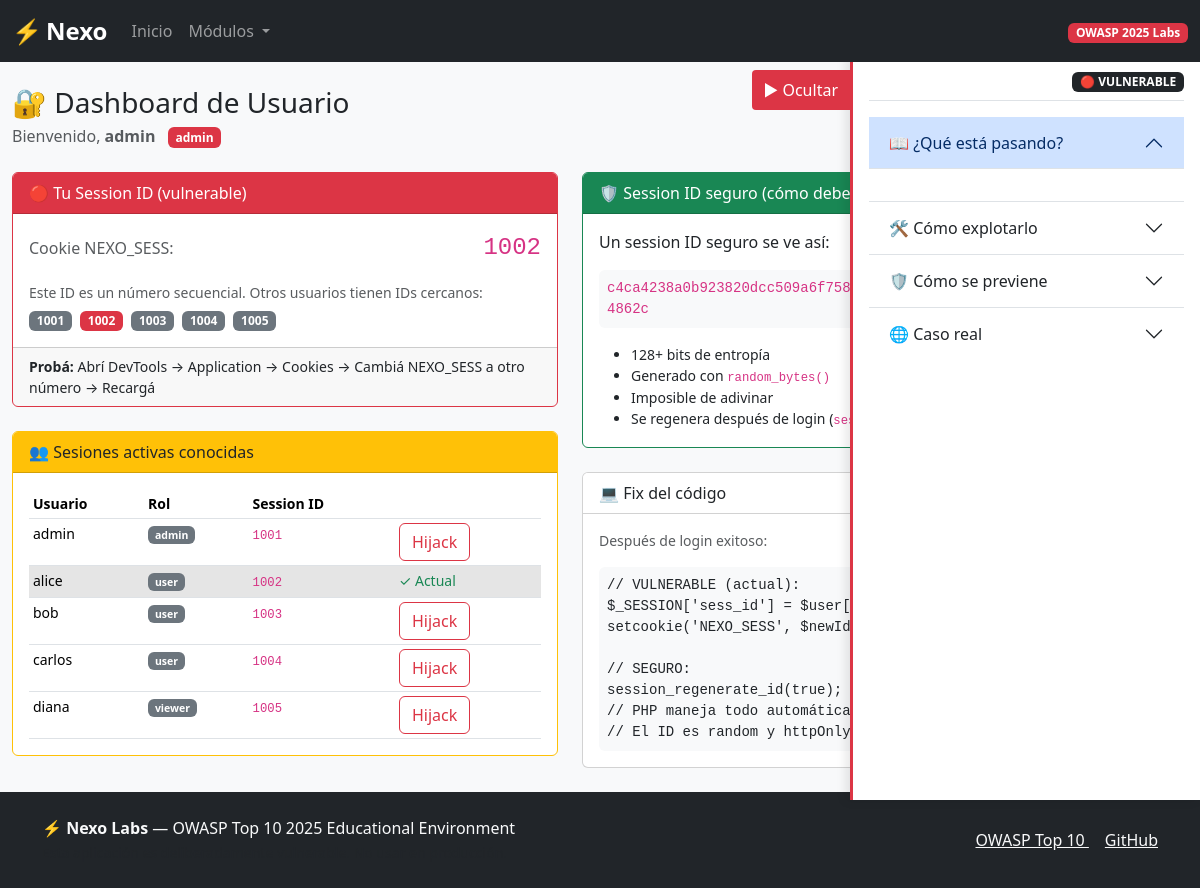
The page /a07_login/dashboard.php (signed in) on the database its author committed.
### tables this page shows
CREATE TABLE `users` (
  `id` int(11) NOT NULL AUTO_INCREMENT,
  `username` varchar(50) NOT NULL,
  `email` varchar(100) NOT NULL,
  `password_md5` varchar(32) NOT NULL COMMENT 'MD5 sin salt - VULNERABLE',
  `role` enum('admin','user','viewer') DEFAULT 'user',
  `session_id` int(11) DEFAULT NULL,
  `created_at` timestamp NOT NULL DEFAULT current_timestamp(),
  PRIMARY KEY (`id`),
  UNIQUE KEY `username` (`username`)
);

### a07_login/dashboard.php (the view, shortened to what this page needs)
<?php
$labInfo = [
    'id' => 'A07:2025',
    'name' => 'Authentication Failures',
    'difficulty' => 'Intermedia',
    'description' => '
        <p>Estás logueado. Mirá tu <strong>Session ID</strong> en la cookie <code>NEXO_SESS</code>.</p>
        <p>Es un número secuencial. Probá cambiar la cookie a otros números para hijackear otras sesiones.</p>
    ',
    'exploit' => '# Tu session ID actual: ' . ($_SESSION['vulnerable_session_id'] ?? '?') . '
# Probá estos en las DevTools:
document.cookie = "NEXO_SESS=1001"
document.cookie = "NEXO_SESS=1002"
document.cookie = "NEXO_SESS=1003"
# Recargá la página después de cada cambio',
    'prevention' => '// Después de login exitoso:
session_regenerate_id(true);
// PHP genera un ID como:
// "a7b3c2d1e4f5..."  (128+ bits random)
// No: "1001", "1002", "1003"...',
    'caseStudy' => [
        'title' => 'Rockstar Games (2022)',
        'description' => 'Credential stuffing + session hijacking permitieron acceso masivo a cuentas.'
    ],
    'cwes' => ['CWE-307', 'CWE-384'],
    'tools' => ['DevTools', 'curl'],
];
include __DIR__ . '/../shared/header.php';
?>
<main class="container py-4">
    <div class="d-flex justify-content-between align-items-center mb-4">
        <div>
            <h1 class="h3 mb-1">🔐 Dashboard de Usuario</h1>
            <p class="text-muted mb-0">
                Bienvenido, <strong><?= htmlspecialchars($_SESSION['username']) ?></strong>
                <span class="badge bg-<?= $_SESSION['role'] === 'admin' ? 'danger' : 'secondary' ?> ms-2">
                    <?= $_SESSION['role'] ?>
                </span>
            </p>
        </div>
        <a href="logout.php" class="btn btn-outline-danger btn-sm">Cerrar sesión</a>
    </div>
    <div class="row">
        <div class="col-lg-6">
            <div class="card border-danger mb-4">
                <div class="card-header bg-danger text-white">
                    🔴 Tu Session ID (vulnerable)
                </div>
                <div class="card-body">
                    <div class="d-flex align-items-center justify-content-between mb-3">
                        <span class="text-muted">Cookie NEXO_SESS:</span>
                        <code class="fs-4"><?= $_SESSION['vulnerable_session_id'] ?? $_COOKIE['NEXO_SESS'] ?? 'N/A' ?></code>
                    </div>
                    <p class="small text-muted mb-2">
                        Este ID es un número secuencial. Otros usuarios tienen IDs cercanos:
                    </p>
                    <div class="d-flex gap-2 flex-wrap">
                        <?php
                        $currentId = $_SESSION['vulnerable_session_id'] ?? 1000;
                        for ($i = $currentId - 3; $i <= $currentId + 3; $i++):
                            if ($i < 1001) continue;
                        ?>
                        <span class="badge <?= $i == $currentId ? 'bg-danger' : 'bg-secondary' ?>">
                            <?= $i ?>
                        </span>
                        <?php endfor; ?>
                    </div>
                </div>
                <div class="card-footer small">
                    <strong>Probá:</strong> Abrí DevTools → Application → Cookies →
                    Cambiá NEXO_SESS a otro número → Recargá
                </div>
            </div>
            <div class="card border-warning">
                <div class="card-header bg-warning">
                    👥 Sesiones activas conocidas
                </div>
                <div class="card-body">
                    <?php
                    try {
                        $pdo = getDbConnection();
                        $stmt = $pdo->query("SELECT username, role, session_id FROM users WHERE session_id IS NOT NULL ORDER BY session_id");
                        $sessions = $stmt->fetchAll();
                    } catch (Exception $e) {
                        $sessions = [];
                    }
                    ?>
                    <table class="table table-sm small mb-0">
                        <thead>
                            <tr>
                                <th>Usuario</th>
                                <th>Rol</th>
                                <th>Session ID</th>
                                <th></th>
                            </tr>
                        </thead>
                        <tbody>
                            <?php foreach ($sessions as $sess): ?>
                            <tr class="<?= $sess['session_id'] == ($_SESSION['vulnerable_session_id'] ?? 0) ? 'table-active' : '' ?>">
                                <td><?= htmlspecialchars($sess['username']) ?></td>
                                <td><span class="badge bg-secondary"><?= $sess['role'] ?></span></td>
                                <td><code><?= $sess['session_id'] ?></code></td>
                                <td>
                                    <?php if ($sess['session_id'] != ($_SESSION['vulnerable_session_id'] ?? 0)): ?>
                                    <button class="btn btn-xs btn-outline-danger hijack-btn"
                                            data-sessid="<?= $sess['session_id'] ?>">
                                        Hijack
                                    </button>
                                    <?php else: ?>
                                    <span class="text-success">✓ Actual</span>
                                    <?php endif; ?>
                                </td>
                            </tr>
                            <?php endforeach; ?>
                        </tbody>
                    </table>
                </div>
            </div>
        </div>
        <div class="col-lg-6">
            <div class="card border-success mb-4">
                <div class="card-header bg-success text-white">
                    🛡️ Session ID seguro (cómo debería ser)
                </div>
                <div class="card-body">
                    <p>Un session ID seguro se ve así:</p>
                    <code class="d-block bg-light p-2 rounded mb-3" style="word-break: break-all;">
                        <?= bin2hex(random_bytes(32)) ?>
                    </code>
                    <ul class="small mb-0">
                        <li>128+ bits de entropía</li>
                        <li>Generado con <code>random_bytes()</code></li>
                        <li>Imposible de adivinar</li>
                        <li>Se regenera después de login (<code>session_regenerate_id(true)</code>)</li>
                    </ul>
                </div>
            </div>
            <div class="card">
                <div class="card-header bg-white">
                    💻 Fix del código
                </div>
                <div class="card-body">
                    <p class="small text-muted">Después de login exitoso:</p>
                    <pre class="bg-light p-2 rounded small mb-0"><code>// VULNERABLE (actual):
$_SESSION['sess_id'] = $user['session_id'] + 1;
setcookie('NEXO_SESS', $newId, ...);
// SEGURO:
session_regenerate_id(true);
// PHP maneja todo automáticamente
// El ID es random y httpOnly</code></pre>
                </div>
            </div>
        </div>
    </div>
</main>
<?php
include __DIR__ . '/../shared/lab_panel.php';
include __DIR__ . '/../shared/footer.php';
?>

### shared/header.php (shortened to what this page needs)
<!DOCTYPE html>
<html lang="es">
<head>
    <link href="https://cdn.jsdelivr.net/npm/bootstrap@5.3.3/dist/css/bootstrap.min.css" rel="stylesheet">
</head>
<body<?= isset($labInfo) ? ' class="has-lab-panel"' : '' ?>>
    <nav class="navbar navbar-expand-lg navbar-dark bg-dark sticky-top">
        <div class="container-fluid">
            <a class="navbar-brand" href="/">
                <span class="me-1">⚡</span>Nexo
            </a>
            <div class="collapse navbar-collapse" id="navbarNav">
                <ul class="navbar-nav me-auto">
                    <li class="nav-item">
                        <a class="nav-link" href="/">Inicio</a>
                    </li>
                    <li class="nav-item dropdown">
                        <a class="nav-link dropdown-toggle" href="#" role="button" data-bs-toggle="dropdown">
                            Módulos
                        </a>
                    </li>
                </ul>
                <div class="navbar-text">
                    <span class="badge bg-danger">OWASP 2025 Labs</span>
                </div>
            </div>
        </div>
    </nav>

### shared/lab_panel.php (shortened to what this page needs)
<aside class="lab-panel" id="labPanel">
    <div class="p-3">
        <div class="d-flex align-items-center justify-content-between mb-3 pb-2 border-bottom">
            <span class="badge bg-dark">🔴 VULNERABLE</span>
        </div>
        <div class="accordion accordion-flush" id="labAccordion">
            <div class="accordion-item">
                <h2 class="accordion-header">
                    <button class="accordion-button" type="button" data-bs-toggle="collapse" data-bs-target="#collapseWhat">
                        📖 ¿Qué está pasando?
                    </button>
                </h2>
                <div id="collapseWhat" class="accordion-collapse collapse show" data-bs-parent="#labAccordion">
                    <div class="accordion-body small">
                    </div>
                </div>
            </div>
            <div class="accordion-item">
                <h2 class="accordion-header">
                    <button class="accordion-button collapsed" type="button" data-bs-toggle="collapse" data-bs-target="#collapseExploit">
                        🛠 Cómo explotarlo
                    </button>
                </h2>
            </div>
            <div class="accordion-item">
                <h2 class="accordion-header">
                    <button class="accordion-button collapsed" type="button" data-bs-toggle="collapse" data-bs-target="#collapsePrevention">
                        🛡 Cómo se previene
                    </button>
                </h2>
            </div>
            <div class="accordion-item">
                <h2 class="accordion-header">
                    <button class="accordion-button collapsed" type="button" data-bs-toggle="collapse" data-bs-target="#collapseCase">
                        🌐 Caso real
                    </button>
                </h2>
            </div>
        </div>
    </div>
</aside>
<button class="lab-panel-toggle" type="button">
    ▶ Ocultar
</button>

### shared/footer.php (shortened to what this page needs)
    <footer class="bg-dark text-light py-4 mt-auto">
        <div class="container">
            <div class="row align-items-center">
                <div class="col-md-6">
                    <p class="mb-0">
                        <strong>⚡ Nexo Labs</strong> — OWASP Top 10 2025 Educational Environment
                    </p>
                    <small class="text-muted">
                    </small>
                </div>
                <div class="col-md-6 text-md-end mt-3 mt-md-0">
                    <a href="https://owasp.org/Top10/" target="_blank" rel="noopener" class="text-light me-3">
                        OWASP Top 10
                    </a>
                    <a href="https://github.com/Guajilodev/owasp-top-ten-labs-2025" target="_blank" rel="noopener" class="text-light">
                        GitHub
                    </a>
                </div>
            </div>
        </div>
    </footer>
</body>
</html>

### shared/header.php (style rules this page uses)
:root { --nexo-primary: #0d6efd; --nexo-dark: #1a1d23; --nexo-light: #f8f9fa; }
body { min-height: 100vh; display: flex; flex-direction: column; background-color: var(--nexo-light); }
.navbar-brand { font-weight: 700; font-size: 1.5rem; }
main { flex: 1; }
.lab-panel { position: fixed; right: 0; top: 56px; width: 350px; height: calc(100vh - 56px); background: white; border-left: 3px solid #dc3545; overflow-y: auto; z-index: 1000; box-shadow: -4px 0 10px rgba(0,0,0,0.1); }
.lab-panel-toggle { position: fixed; right: 350px; top: 70px; z-index: 1001; background: #dc3545; color: white; border: none; padding: 0.5rem 0.75rem; border-radius: 4px 0 0 4px; cursor: pointer; }
body.has-lab-panel main { margin-right: 350px; }

### rows shown on the page
users: username "admin", role "admin", session "1001"
users: username "alice", role "user", session "1002", shows "✓ Actual"
users: username "bob", role "user", session "1003"
users: username "carlos", role "user", session "1004"
users: username "diana", role "viewer", session "1005"

### other values the page prints
$_SESSION['username'] "admin"
$_SESSION['role'] "admin"
$_SESSION['vulnerable_session_id'] "1002"
